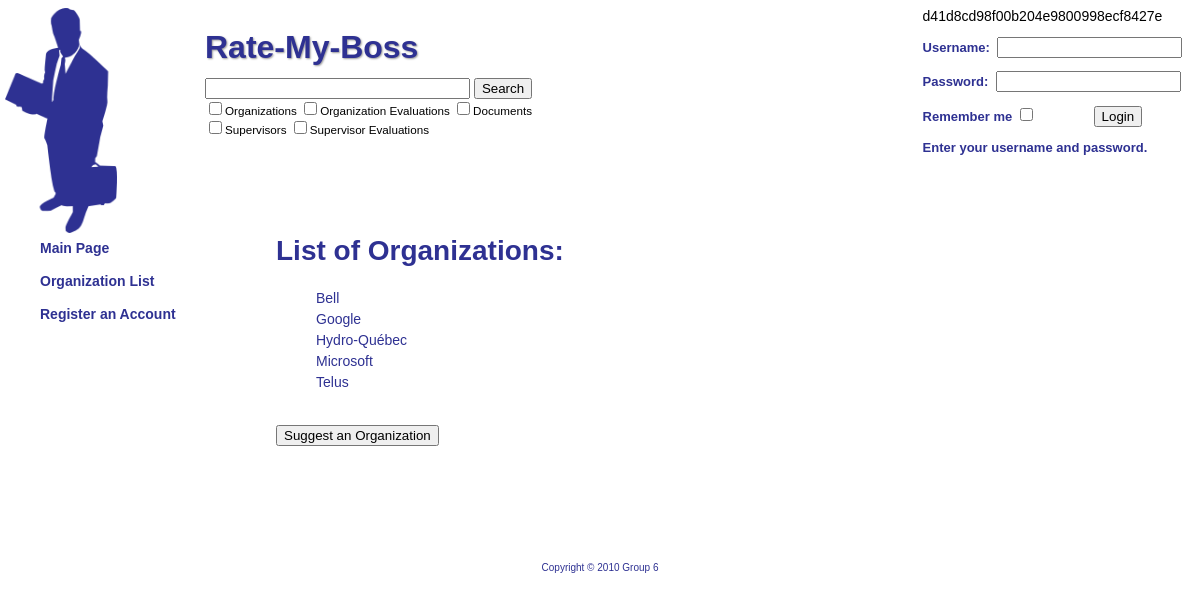
Page /index.php?page=organization on the earlier database version.
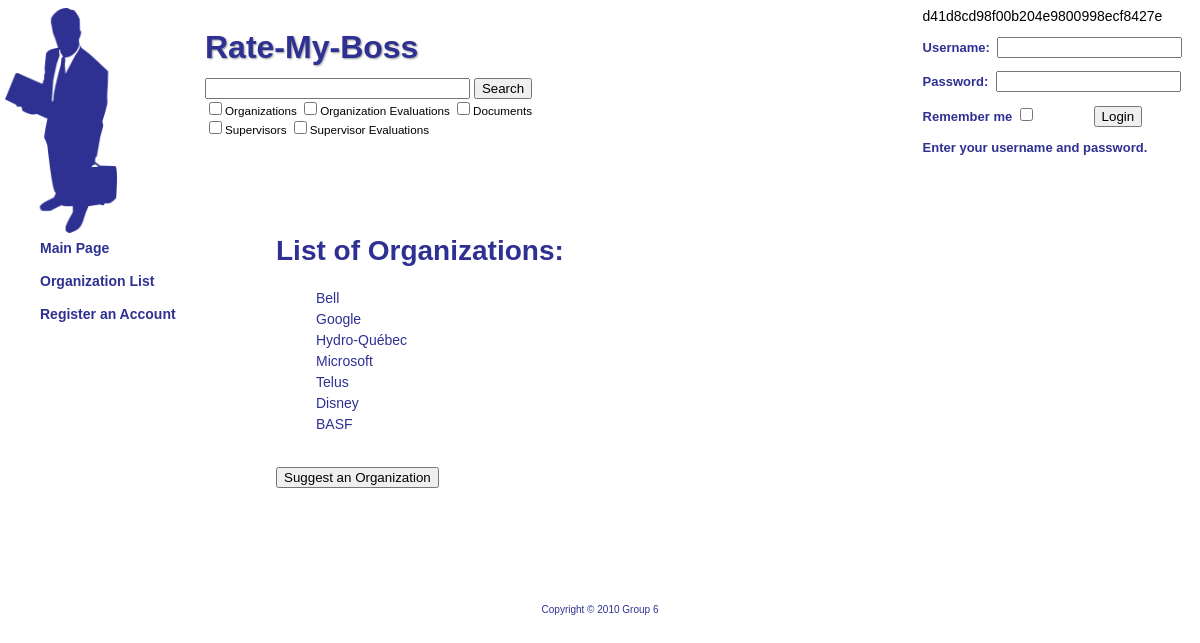
Same page on the later database version.
### tables this page shows
create table organization
(
orgId INT NOT NULL AUTO_INCREMENT,
name VARCHAR(40) NOT NULL,
industryType VARCHAR(40) NOT NULL,
city VARCHAR(40) NOT NULL,
province VARCHAR(40) NOT NULL,
website VARCHAR(40),
numberofEmployees INT,
isPending INT NOT NULL,
PRIMARY KEY (orgId)
);

### php/pages/organization.php (the view, shortened to what this page needs)
<div class="main">
<h2> List of Organizations:</h2>
<ul class="listing">
<?php
$query = "SELECT * FROM organization WHERE NOT isPending";
$result = mysql_query($query);
while($row = mysql_fetch_array($result))
{
    echo "<li>
    <a href='index.php?page=organization&id=${row[orgId]}'>
    {$row[name]}
    </a>
    </li>";
}
echo "
</ul>
<br />
<a href='index.php?page=suggestorg'><button type='button'>Suggest an Organization</button></a> <br />
<br />
";
?>
</div>

Differences in the rows shown:
now on this page (row edited): organization: name "Disney"
now on this page (row edited): organization: name "BASF"
